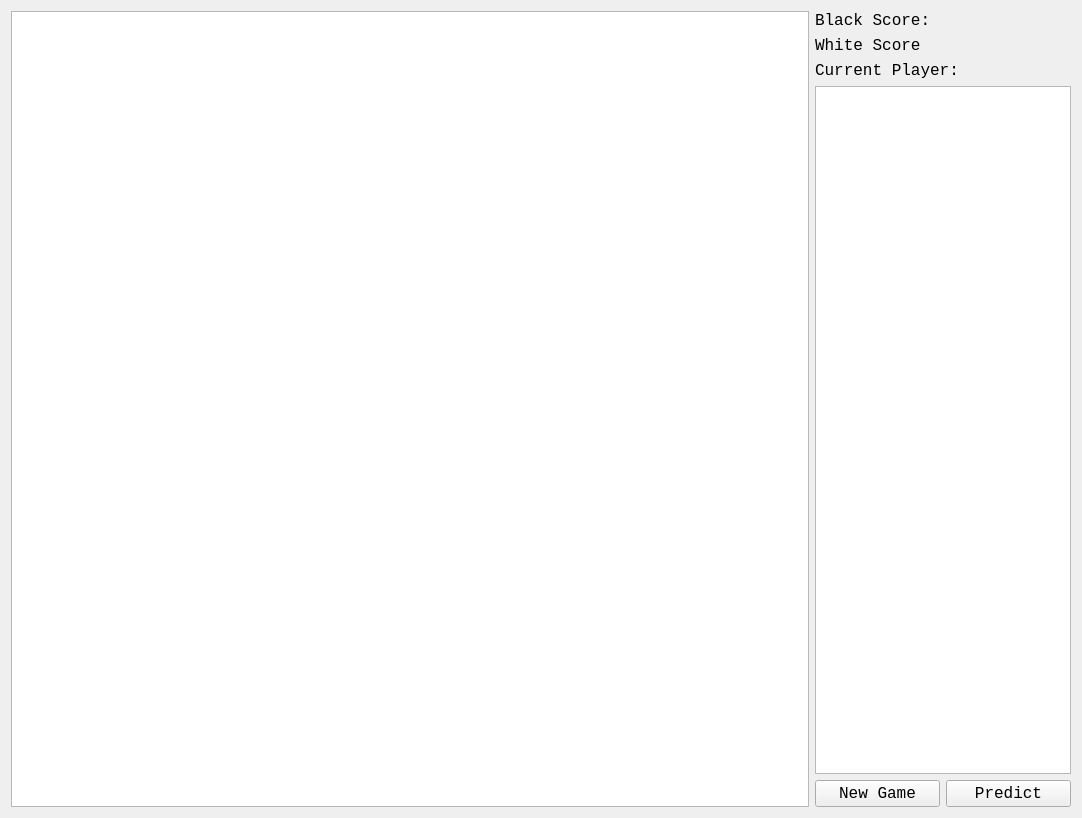
<?xml version="1.0" encoding="UTF-8"?>
<ui version="4.0">
 <class>Form</class>
 <widget class="QWidget" name="Form">
  <property name="geometry">
   <rect>
    <x>0</x>
    <y>0</y>
    <width>1082</width>
    <height>818</height>
   </rect>
  </property>
  <property name="windowTitle">
   <string>Form</string>
  </property>
  <layout class="QHBoxLayout" name="horizontalLayout">
   <item>
    <widget class="QGraphicsView" name="graphicsView"/>
   </item>
   <item>
    <layout class="QVBoxLayout" name="verticalLayout">
     <item>
      <widget class="QLabel" name="blackScoreLabel">
       <property name="font">
        <font>
         <family>Courier New</family>
         <pointsize>12</pointsize>
        </font>
       </property>
       <property name="text">
        <string>Black Score:</string>
       </property>
      </widget>
     </item>
     <item>
      <widget class="QLabel" name="whiteScoreLabel">
       <property name="font">
        <font>
         <family>Courier New</family>
         <pointsize>12</pointsize>
        </font>
       </property>
       <property name="text">
        <string>White Score</string>
       </property>
      </widget>
     </item>
     <item>
      <widget class="QLabel" name="currentPlayerLabel">
       <property name="font">
        <font>
         <family>Courier New</family>
         <pointsize>12</pointsize>
        </font>
       </property>
       <property name="text">
        <string>Current Player:</string>
       </property>
      </widget>
     </item>
     <item>
      <widget class="QListWidget" name="listWidget">
       <property name="sizePolicy">
        <sizepolicy hsizetype="Maximum" vsizetype="Expanding">
         <horstretch>0</horstretch>
         <verstretch>0</verstretch>
        </sizepolicy>
       </property>
       <property name="font">
        <font>
         <family>Courier New</family>
         <pointsize>11</pointsize>
        </font>
       </property>
      </widget>
     </item>
     <item>
      <layout class="QHBoxLayout" name="horizontalLayout_2">
       <item>
        <widget class="QPushButton" name="newGameButton">
         <property name="font">
          <font>
           <family>Courier New</family>
           <pointsize>12</pointsize>
          </font>
         </property>
         <property name="text">
          <string>New Game</string>
         </property>
        </widget>
       </item>
       <item>
        <widget class="QPushButton" name="predictButton">
         <property name="font">
          <font>
           <family>Courier New</family>
           <pointsize>12</pointsize>
          </font>
         </property>
         <property name="text">
          <string>Predict</string>
         </property>
        </widget>
       </item>
      </layout>
     </item>
    </layout>
   </item>
  </layout>
 </widget>
 <resources/>
 <connections/>
</ui>
